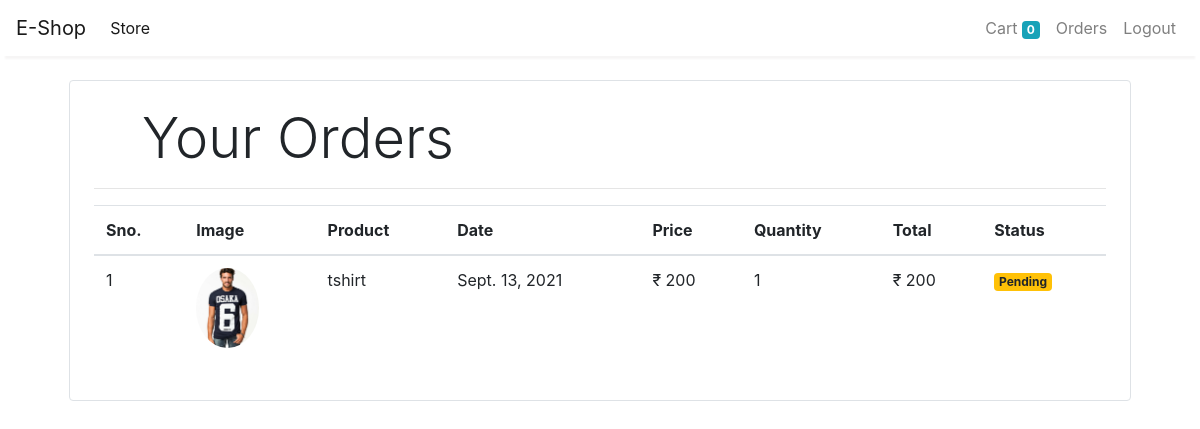
Screenshot of /orders (signed in) with the database file from the repository.
### store/models/orders.py (models this page shows, shortened)
class Order(models.Model):
    product = models.ForeignKey(Product,
                                on_delete=models.CASCADE)
    customer = models.ForeignKey(Customer,
                                 on_delete=models.CASCADE)
    quantity = models.IntegerField(default=1)
    price = models.IntegerField()
    address = models.CharField(max_length=50, default='', blank=True)
    phone = models.CharField(max_length=50, default='', blank=True)
    date = models.DateField(default=datetime.datetime.today)
    status = models.BooleanField(default=False)
    @staticmethod
    def get_orders_by_customer(customer_id):
        return Order.objects.filter(customer=customer_id).order_by('-date')

### store/models/product.py (models this page shows, shortened)
class Product(models.Model):
    name = models.CharField(max_length=50)
    price = models.IntegerField(default=0)
    category = models.ForeignKey(Category, on_delete=models.CASCADE, default=1)
    description = models.CharField(max_length=200, default='' , null=True , blank=True)
    image = models.ImageField(upload_to='uploads/products/')

### store/middlewares/auth.py (the view)
    def middleware(request):
        print(request.session.get('customer'))
        returnUrl = request.META['PATH_INFO']
        print(request.META['PATH_INFO'])
        if not request.session.get('customer'):
           return redirect(f'login?return_url={returnUrl}')
        response = get_response(request)
        return response

### store/templatetags/custom_filter.py (called while the page is built)
@register.filter(name='currency')
def currency(number):
    return "₹ "+str(number)

@register.filter(name='multiply')
def multiply(number , number1):
    return number * number1

### store/views/orders.py (called while the page is built)
    def get(self , request ):
        customer = request.session.get('customer')
        orders = Order.get_orders_by_customer(customer)
        print(orders)
        return render(request , 'orders.html'  , {'orders' : orders})

### store/templates/orders.html
{% extends 'base.html' %}
{% block content %}
{% load cart %}
{% load custom_filter %}
<div class="container">
   <div class="border rounded p-4 m-4">
        <p class="display-4 pl-4 ml-4">Your Orders</p>
        <hr>
        <table class="table">
            <thead>
                <tr>
                    <th>Sno.</th>
                    <th>Image</th>
                    <th>Product</th>
                    <th>Date</th>
                    <th>Price</th>
                    <th>Quantity</th>
                    <th>Total</th>
                    <th>Status</th>
                </tr>
            </thead>
            <tbody>
                {% for order in orders %}
                <tr>
                    <td>{{forloop.counter}}</td>
                    <td><img style="height: 80px;" class="rounded-circle" src="{{order.product.image.url}}" alt=""></td>
                    <td>{{order.product.name}}</td>
                    <td>{{order.date}}</td>
                    <td>{{order.price|currency}}</td>
                    <td>{{order.quantity}}</td>
                    <td>{{order.quantity|multiply:order.price|currency}}</td>
                    {% if order.status %}
                    <td><small class="badge badge-success">Completed</small></td>
                    {%else%}
                    <td><small class="badge badge-warning">Pending</small></td>
                    {% endif %}
                </tr>
                {% endfor %}
            </tbody>
        </table>
   </div>
</div>
{% endblock %}

### rows the page displays
Order: product.image (picture), product.name "tshirt", date "Sept. 13, 2021", price "₹ 200", quantity "1", quantity|multiply "₹ 200", status "Pending"

### other values shown
{{ request.session.cart.keys|length }} "0"
